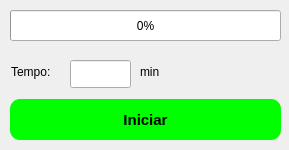
<?xml version="1.0" encoding="UTF-8"?>
<ui version="4.0">
 <class>Form</class>
 <widget class="QWidget" name="Form">
  <property name="geometry">
   <rect>
    <x>0</x>
    <y>0</y>
    <width>289</width>
    <height>150</height>
   </rect>
  </property>
  <property name="maximumSize">
   <size>
    <width>296</width>
    <height>150</height>
   </size>
  </property>
  <property name="windowTitle">
   <string>Pomodoro</string>
  </property>
  <property name="windowIcon">
   <iconset>
    <normaloff>tomate.png</normaloff>tomate.png</iconset>
  </property>
  <widget class="QPushButton" name="bt_iniciar">
   <property name="geometry">
    <rect>
     <x>10</x>
     <y>99</y>
     <width>271</width>
     <height>41</height>
    </rect>
   </property>
   <property name="font">
    <font>
     <pointsize>11</pointsize>
     <weight>75</weight>
     <bold>true</bold>
    </font>
   </property>
   <property name="styleSheet">
    <string notr="true">QPushButton{
	background-color: rgb(0, 255, 0);
	color: rgb(0, 0, 0);
	border-radius: 10px
}

QPushButton:pressed{	
	background-color: rgb(170, 255, 0);
}</string>
   </property>
   <property name="text">
    <string>Iniciar</string>
   </property>
  </widget>
  <widget class="QLineEdit" name="ln_tempo">
   <property name="geometry">
    <rect>
     <x>70</x>
     <y>60</y>
     <width>61</width>
     <height>28</height>
    </rect>
   </property>
   <property name="font">
    <font>
     <pointsize>11</pointsize>
     <weight>75</weight>
     <bold>true</bold>
    </font>
   </property>
   <property name="alignment">
    <set>Qt::AlignCenter</set>
   </property>
  </widget>
  <widget class="QLabel" name="label">
   <property name="geometry">
    <rect>
     <x>11</x>
     <y>64</y>
     <width>51</width>
     <height>16</height>
    </rect>
   </property>
   <property name="maximumSize">
    <size>
     <width>51</width>
     <height>16</height>
    </size>
   </property>
   <property name="text">
    <string>Tempo:</string>
   </property>
  </widget>
  <widget class="QProgressBar" name="pb_cronometro">
   <property name="geometry">
    <rect>
     <x>10</x>
     <y>10</y>
     <width>271</width>
     <height>31</height>
    </rect>
   </property>
   <property name="maximumSize">
    <size>
     <width>271</width>
     <height>31</height>
    </size>
   </property>
   <property name="value">
    <number>0</number>
   </property>
  </widget>
  <widget class="QLabel" name="label_2">
   <property name="geometry">
    <rect>
     <x>140</x>
     <y>64</y>
     <width>51</width>
     <height>16</height>
    </rect>
   </property>
   <property name="maximumSize">
    <size>
     <width>51</width>
     <height>16</height>
    </size>
   </property>
   <property name="text">
    <string>min</string>
   </property>
  </widget>
  <widget class="QLabel" name="label_3">
   <property name="geometry">
    <rect>
     <x>190</x>
     <y>50</y>
     <width>58</width>
     <height>41</height>
    </rect>
   </property>
   <property name="styleSheet">
    <string notr="true">image: url(:/tomate/tomate.png);</string>
   </property>
   <property name="text">
    <string/>
   </property>
  </widget>
  <widget class="QLabel" name="label_4">
   <property name="geometry">
    <rect>
     <x>230</x>
     <y>60</y>
     <width>31</width>
     <height>31</height>
    </rect>
   </property>
   <property name="styleSheet">
    <string notr="true">image: url(:/tomate/tomate.png);</string>
   </property>
   <property name="text">
    <string/>
   </property>
  </widget>
 </widget>
 <resources>
  <include location="tomate.qrc"/>
 </resources>
 <connections/>
</ui>
